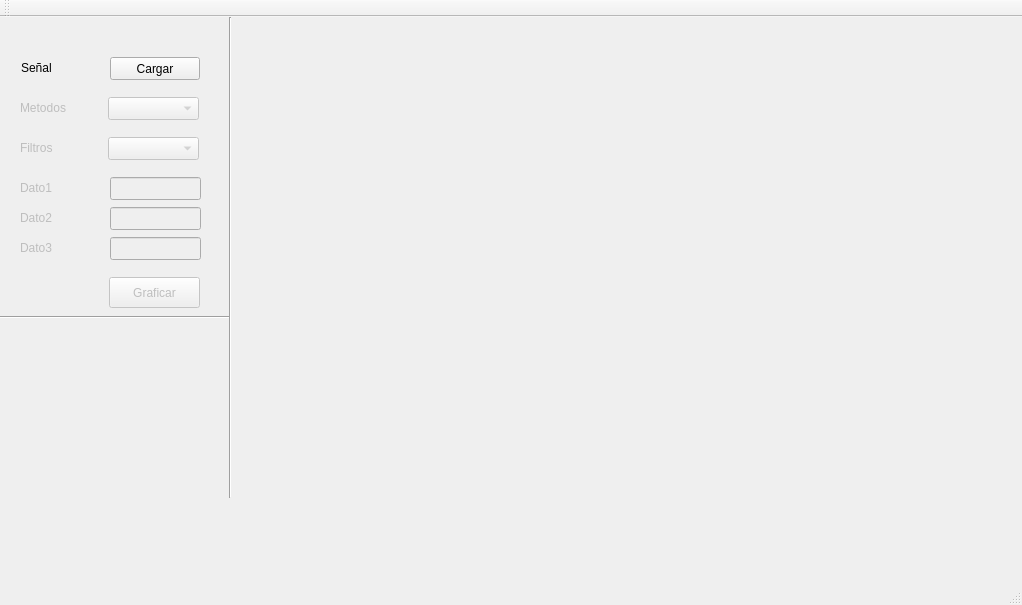
<?xml version="1.0" encoding="UTF-8"?>
<ui version="4.0">
 <class>MainWindow</class>
 <widget class="QMainWindow" name="MainWindow">
  <property name="windowModality">
   <enum>Qt::NonModal</enum>
  </property>
  <property name="geometry">
   <rect>
    <x>0</x>
    <y>0</y>
    <width>1022</width>
    <height>605</height>
   </rect>
  </property>
  <property name="windowTitle">
   <string>Analisis Semg</string>
  </property>
  <widget class="QWidget" name="centralWidget">
   <widget class="Line" name="line">
    <property name="geometry">
     <rect>
      <x>0</x>
      <y>290</y>
      <width>231</width>
      <height>20</height>
     </rect>
    </property>
    <property name="orientation">
     <enum>Qt::Horizontal</enum>
    </property>
   </widget>
   <widget class="Line" name="line_2">
    <property name="geometry">
     <rect>
      <x>220</x>
      <y>0</y>
      <width>20</width>
      <height>481</height>
     </rect>
    </property>
    <property name="orientation">
     <enum>Qt::Vertical</enum>
    </property>
   </widget>
   <widget class="QCustomPlot" name="grafico1" native="true">
    <property name="geometry">
     <rect>
      <x>259</x>
      <y>9</y>
      <width>731</width>
      <height>201</height>
     </rect>
    </property>
   </widget>
   <widget class="QCustomPlot" name="grafico2" native="true">
    <property name="geometry">
     <rect>
      <x>260</x>
      <y>230</y>
      <width>731</width>
      <height>291</height>
     </rect>
    </property>
   </widget>
   <widget class="QPushButton" name="botonCargar">
    <property name="geometry">
     <rect>
      <x>110</x>
      <y>40</y>
      <width>90</width>
      <height>23</height>
     </rect>
    </property>
    <property name="text">
     <string>Cargar</string>
    </property>
   </widget>
   <widget class="QComboBox" name="comboMetodos">
    <property name="enabled">
     <bool>false</bool>
    </property>
    <property name="geometry">
     <rect>
      <x>108</x>
      <y>80</y>
      <width>91</width>
      <height>23</height>
     </rect>
    </property>
   </widget>
   <widget class="QComboBox" name="comboFiltros">
    <property name="enabled">
     <bool>false</bool>
    </property>
    <property name="geometry">
     <rect>
      <x>108</x>
      <y>120</y>
      <width>91</width>
      <height>23</height>
     </rect>
    </property>
   </widget>
   <widget class="QLabel" name="label1">
    <property name="enabled">
     <bool>false</bool>
    </property>
    <property name="geometry">
     <rect>
      <x>20</x>
      <y>80</y>
      <width>71</width>
      <height>21</height>
     </rect>
    </property>
    <property name="text">
     <string>Metodos</string>
    </property>
   </widget>
   <widget class="QLabel" name="label0">
    <property name="geometry">
     <rect>
      <x>21</x>
      <y>40</y>
      <width>71</width>
      <height>21</height>
     </rect>
    </property>
    <property name="text">
     <string>Señal</string>
    </property>
   </widget>
   <widget class="QLabel" name="label2">
    <property name="enabled">
     <bool>false</bool>
    </property>
    <property name="geometry">
     <rect>
      <x>20</x>
      <y>120</y>
      <width>71</width>
      <height>21</height>
     </rect>
    </property>
    <property name="text">
     <string>Filtros</string>
    </property>
   </widget>
   <widget class="QLabel" name="label4">
    <property name="enabled">
     <bool>false</bool>
    </property>
    <property name="geometry">
     <rect>
      <x>20</x>
      <y>190</y>
      <width>71</width>
      <height>21</height>
     </rect>
    </property>
    <property name="text">
     <string>Dato2</string>
    </property>
   </widget>
   <widget class="QLabel" name="label3">
    <property name="enabled">
     <bool>false</bool>
    </property>
    <property name="geometry">
     <rect>
      <x>20</x>
      <y>160</y>
      <width>71</width>
      <height>21</height>
     </rect>
    </property>
    <property name="text">
     <string>Dato1</string>
    </property>
   </widget>
   <widget class="QLabel" name="label5">
    <property name="enabled">
     <bool>false</bool>
    </property>
    <property name="geometry">
     <rect>
      <x>20</x>
      <y>220</y>
      <width>71</width>
      <height>21</height>
     </rect>
    </property>
    <property name="text">
     <string>Dato3</string>
    </property>
   </widget>
   <widget class="QLineEdit" name="text1">
    <property name="enabled">
     <bool>false</bool>
    </property>
    <property name="geometry">
     <rect>
      <x>110</x>
      <y>160</y>
      <width>91</width>
      <height>23</height>
     </rect>
    </property>
   </widget>
   <widget class="QLineEdit" name="text3">
    <property name="enabled">
     <bool>false</bool>
    </property>
    <property name="geometry">
     <rect>
      <x>110</x>
      <y>220</y>
      <width>91</width>
      <height>23</height>
     </rect>
    </property>
   </widget>
   <widget class="QLineEdit" name="text2">
    <property name="enabled">
     <bool>false</bool>
    </property>
    <property name="geometry">
     <rect>
      <x>110</x>
      <y>190</y>
      <width>91</width>
      <height>23</height>
     </rect>
    </property>
   </widget>
   <widget class="QPushButton" name="botonGraficar">
    <property name="enabled">
     <bool>false</bool>
    </property>
    <property name="geometry">
     <rect>
      <x>109</x>
      <y>260</y>
      <width>91</width>
      <height>31</height>
     </rect>
    </property>
    <property name="text">
     <string>Graficar</string>
    </property>
   </widget>
  </widget>
  <widget class="QMenuBar" name="menuBar">
   <property name="geometry">
    <rect>
     <x>0</x>
     <y>0</y>
     <width>1022</width>
     <height>20</height>
    </rect>
   </property>
  </widget>
  <widget class="QToolBar" name="mainToolBar">
   <attribute name="toolBarArea">
    <enum>TopToolBarArea</enum>
   </attribute>
   <attribute name="toolBarBreak">
    <bool>false</bool>
   </attribute>
  </widget>
  <widget class="QStatusBar" name="statusBar"/>
 </widget>
 <layoutdefault spacing="6" margin="11"/>
 <customwidgets>
  <customwidget>
   <class>QCustomPlot</class>
   <extends>QWidget</extends>
   <header location="global">../../qcustomplot.h</header>
   <container>1</container>
  </customwidget>
 </customwidgets>
 <resources/>
 <connections/>
</ui>
